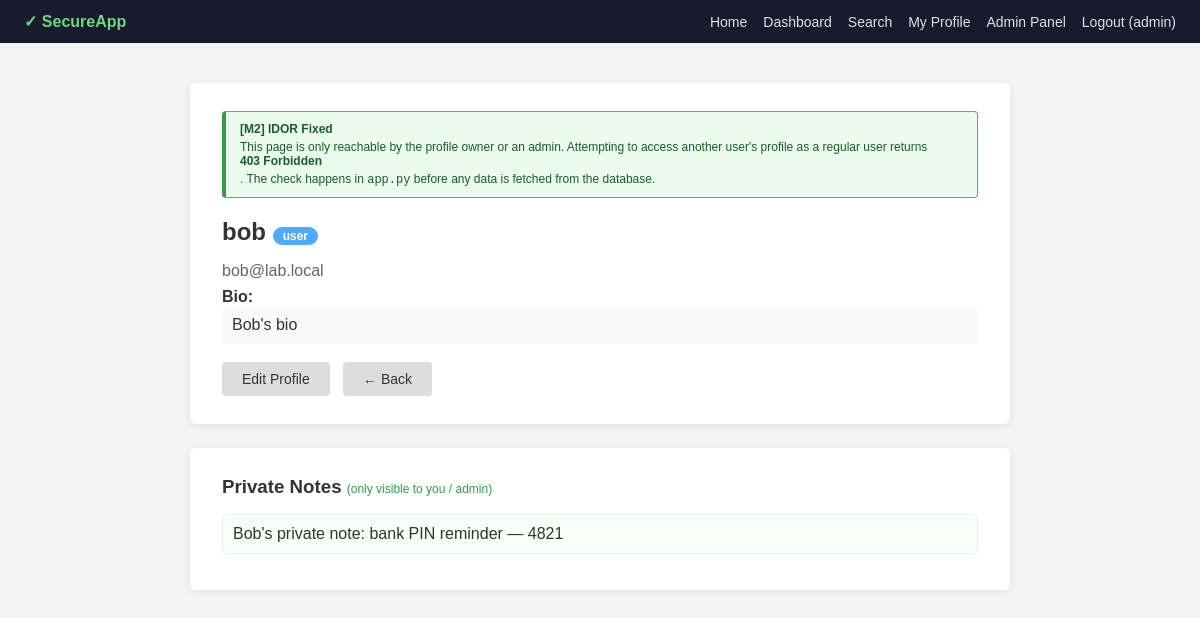
Page /profile/3 (signed in) on the committed database.
### tables this page shows
CREATE TABLE users (
    id        INTEGER PRIMARY KEY AUTOINCREMENT,
    username  TEXT    NOT NULL UNIQUE,
    password  TEXT    NOT NULL,   -- SECURE: bcrypt hash with per-user salt
    role      TEXT    NOT NULL DEFAULT 'user',
    email     TEXT    NOT NULL,
    bio       TEXT    DEFAULT ''
);

CREATE TABLE notes (
    id        INTEGER PRIMARY KEY AUTOINCREMENT,
    user_id   INTEGER NOT NULL,
    content   TEXT    NOT NULL,
    FOREIGN KEY (user_id) REFERENCES users(id)
);

### app.py (the view)
@app.route("/profile/<int:user_id>")
@login_required
def profile(user_id):
    if session["user_id"] != user_id and session.get("role") != "admin":
        abort(403)
    db   = get_conn()
    user = db.execute(
        "SELECT * FROM users WHERE id = ?", (user_id,)
    ).fetchone()
    if not user:
        abort(404)
    notes = db.execute(
        "SELECT * FROM notes WHERE user_id = ?", (user_id,)
    ).fetchall()
    return render_template("profile.html", profile_user=user, notes=notes)

### app.py (called while the page is built)
def login_required(f):
    @wraps(f)
    def decorated(*args, **kwargs):
        if "user_id" not in session:
            return redirect(url_for("login"))
        return f(*args, **kwargs)
    return decorated

def get_conn() -> sqlite3.Connection:
    if "db" not in g:
        g.db = get_db()
    return g.db

@app.teardown_appcontext
def close_conn(error):
    db = g.pop("db", None)
    if db is not None:
        db.close()

### database.py (called while the page is built)
def get_db() -> sqlite3.Connection:
    conn = sqlite3.connect(DB_PATH)
    conn.row_factory = sqlite3.Row
    return conn

### templates/profile.html (shortened to what this page needs)
{% extends "base.html" %}
{% block content %}
<div class="card">
    <div class="sec-note">
        <strong>[M2] IDOR Fixed</strong>
        This page is only reachable by the profile owner or an admin.
        Attempting to access another user's profile as a regular user
        returns <strong>403 Forbidden</strong>. The check happens in
        <code>app.py</code> before any data is fetched from the database.
    </div>
    <h2>
        {{ profile_user.username }}
        <span class="badge {% if profile_user.role == 'admin' %}badge-admin{% else %}badge-user{% endif %}">
            {{ profile_user.role }}
        </span>
    </h2>
    <p style="color:#666; margin-bottom:8px;">{{ profile_user.email }}</p>
    <p><strong>Bio:</strong></p>
    <p style="background:#f9f9f9; padding:10px; border-radius:4px;">
        {{ profile_user.bio or "(no bio set)" }}
    </p>
    <br>
    {% if session.user_id == profile_user.id or session.role == 'admin' %}
    <a href="{{ url_for('edit_profile', user_id=profile_user.id) }}"
       class="btn btn-secondary">
        Edit Profile
    </a>
    {% endif %}
    <a href="{{ url_for('dashboard') }}" class="btn btn-secondary">
        ← Back
    </a>
</div>
<div class="card">
    <h3>Private Notes
        <span style="font-size:12px; color:#2f9e44; font-weight:normal;">
            (only visible to you / admin)
        </span>
    </h3>
    {% if notes %}
        <ul style="list-style:none; padding:0;">
        {% for note in notes %}
            <li style="padding:10px; border:1px solid #eee; border-radius:4px;
                        margin-bottom:8px; background:#f6fff8;">
                {{ note.content }}
            </li>
        {% endfor %}
        </ul>
    {% else %}
        <p style="color:#888;">No notes found.</p>
    {% endif %}
</div>
{% endblock %}

### templates/base.html (style rules this page uses)
* { box-sizing: border-box; margin: 0; padding: 0; }
body { font-family: Arial, sans-serif; background: #f4f4f4; color: #333; }
.card { background: #fff; border-radius: 6px; padding: 28px 32px; box-shadow: 0 2px 8px rgba(0,0,0,0.08); margin-bottom: 24px; }
h1, h2, h3 { margin-bottom: 16px; }
.btn { display: inline-block; padding: 9px 20px; border: none; border-radius: 4px; cursor: pointer; font-size: 14px; text-decoration: none; }
.btn-secondary { background: #ddd; color: #333; }
.badge { display: inline-block; padding: 2px 10px; border-radius: 12px; font-size: 12px; font-weight: bold; }
.badge-user { background: #4dabf7; color: #fff; }
.sec-note { background: #ebfbee; border: 1px solid #40c057; border-left: 4px solid #2f9e44; padding: 10px 14px; border-radius: 4px; font-size: 12px; color: #1a5c2a; margin-bottom: 20px; }
.sec-note strong { display: block; margin-bottom: 4px; }

### rows in the picture
users: username "bob", role "user", email "bob@lab.local", bio "Bob's bio"
notes: content "Bob's private note: bank PIN reminder — 4821"

### other values in the picture
{{ session.username }} "admin"
